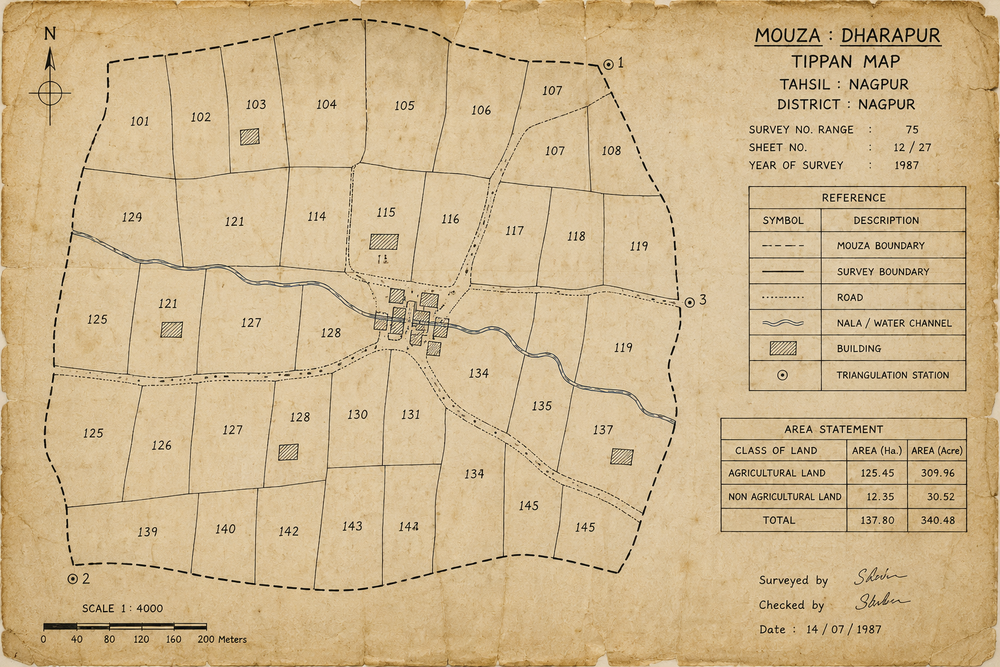
#> input picture data/raw/test_map.png, 1000 x 667 px, shrunk from 1536 x 1024 before the run, found by its file name
$ python building_extract.py
#> lines starting #> are read from the running program, lines starting #| are printed output that depends on the picture; after the words box and inside, x2 and y2 are one past the last pixel; in counts of white or black regions, pixels touching at a corner belong together
from pathlib import Path
import cv2
import json


def extract_buildings(input_path: str, output_path: str) -> None:
    """
    Detect building footprints from a map image.

    This prototype uses contours to identify compact rectangular
    structures such as buildings shown on the scanned map.
    """
#> called with input_path = 'data/raw/test_map.png', output_path = 'data/processed/buildings.json'

    input_file = Path(input_path)
    output_file = Path(output_path)

    if not input_file.exists():
        raise FileNotFoundError(f"Input map not found: {input_file}")

    image = cv2.imread(str(input_file), cv2.IMREAD_GRAYSCALE)
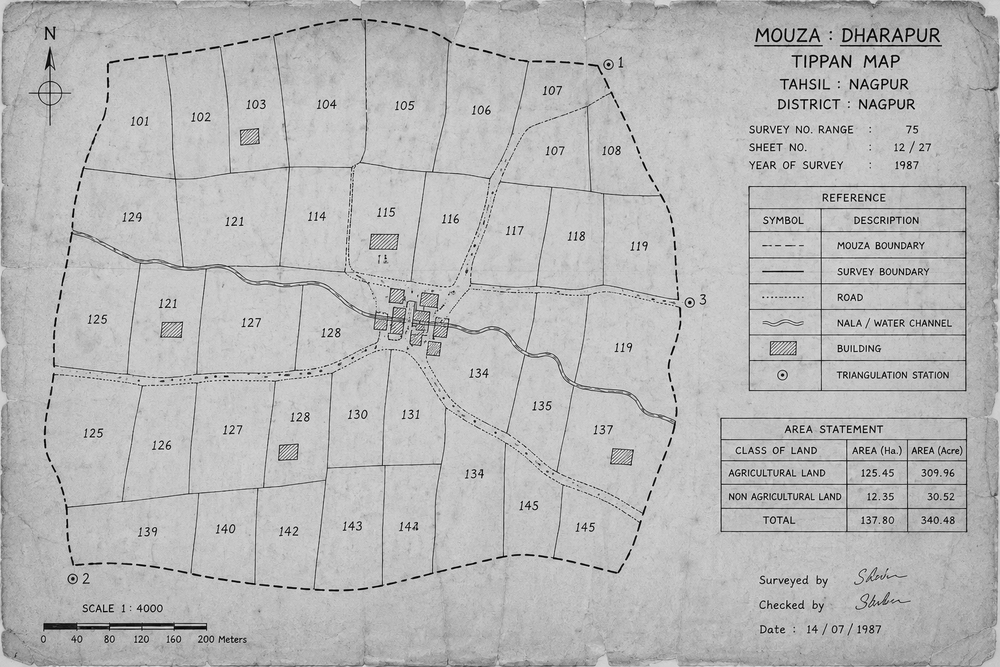
#> image: shape (667, 1000); min 0, max 252, mean 184.1

    if image is None:
        raise ValueError(f"Could not read image: {input_file}")

    # Threshold darker structures
    _, binary = cv2.threshold(
        image,
        120,
        255,
        cv2.THRESH_BINARY_INV
    )
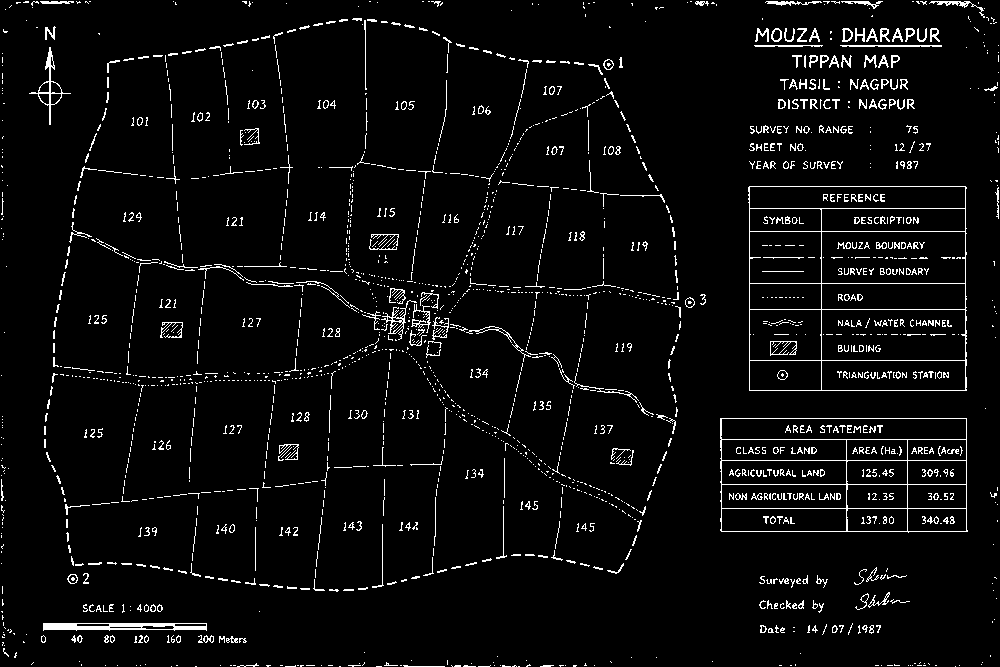
#> binary: shape (667, 1000); 4.5% white in thin lines or dots

    # Find connected contours
    contours, _ = cv2.findContours(
        binary,
        cv2.RETR_EXTERNAL,
        cv2.CHAIN_APPROX_SIMPLE
    )
#> contours = 1764 contours, 1669 with area under 20; largest, box (x1, y1, x2, y2) and area: (748, 186, 967, 391) 44126, (720, 418, 968, 533) 27740, (43, 623, 207, 631) 982, (29, 47, 71, 125) 573, (381, 300, 417, 340) 228

    buildings = []

    for index, contour in enumerate(contours):
        area = cv2.contourArea(contour)

        # Ignore very small marks and large map regions
        if area < 100 or area > 10000:
            continue

        x, y, width, height = cv2.boundingRect(contour)

        # Buildings are generally compact shapes
        if width < 10 or height < 10:
            continue

        buildings.append({
            "building_id": f"B-{index + 1:04d}",
            "bbox": {
                "x": x,
                "y": y,
                "width": width,
                "height": height
            },
            "area_pixels": area
        })
#> this loop made 1764 passes
#> (contour, area) on passes 1 to 3: ([[955, 666]], 0), ([[518, 666], [519, 666]], 0), ([[376, 666], [381, 666]], 0)
#> after the loop, buildings = 6 items

    output_file.parent.mkdir(parents=True, exist_ok=True)

    with open(output_file, "w", encoding="utf-8") as file:
        json.dump(buildings, file, indent=2)

    print(f"Detected {len(buildings)} building candidates.")
#| Detected 6 building candidates.
    print(f"Saved to: {output_file}")


if __name__ == "__main__":
    extract_buildings(
        "data/raw/test_map.png",
        "data/processed/buildings.json"
    )
